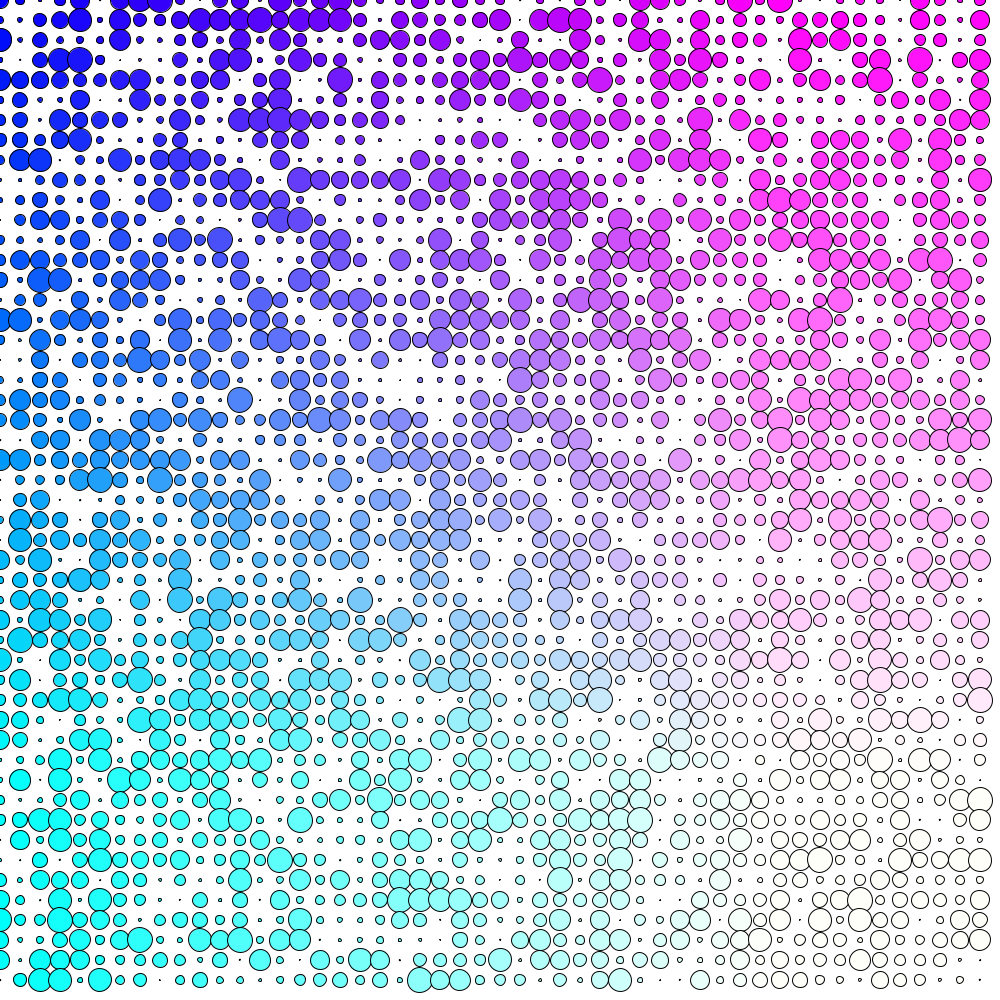
Frame 1 (no input)
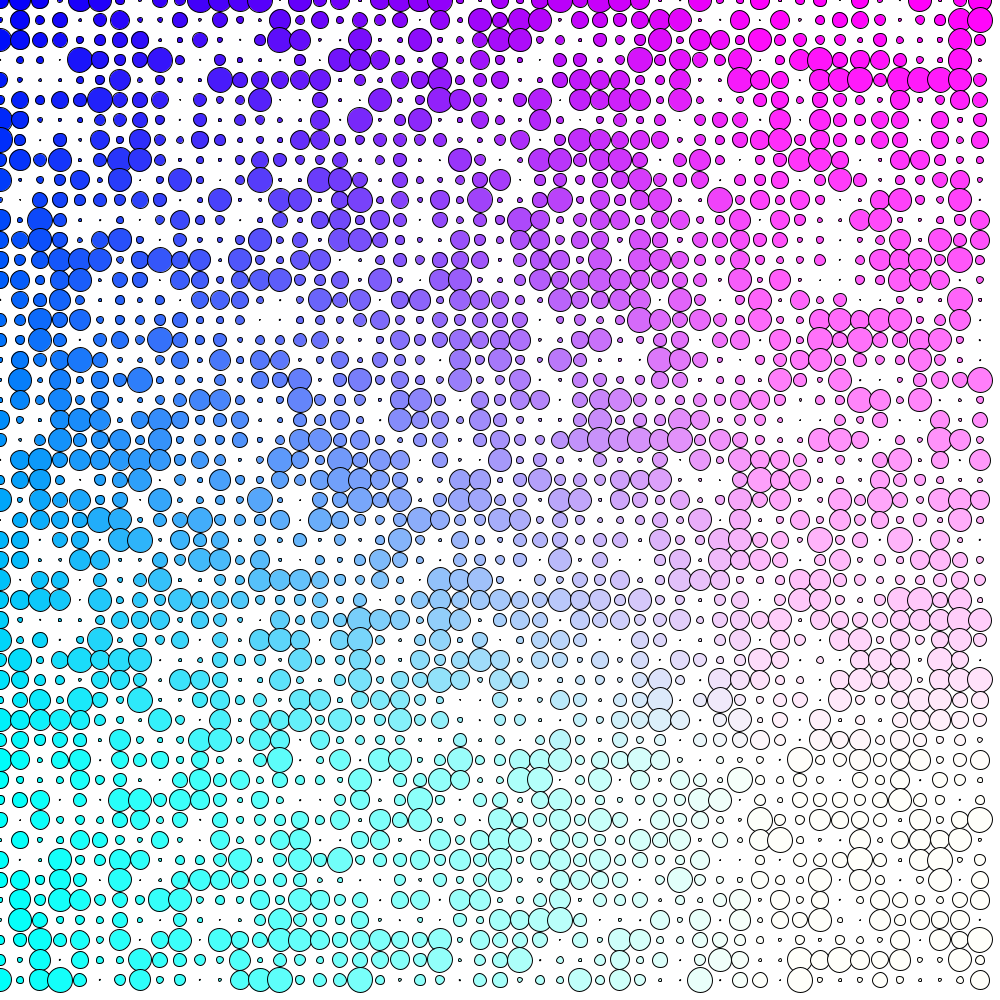
Frame 60 (the mouse pressed at the canvas centre just before this capture)
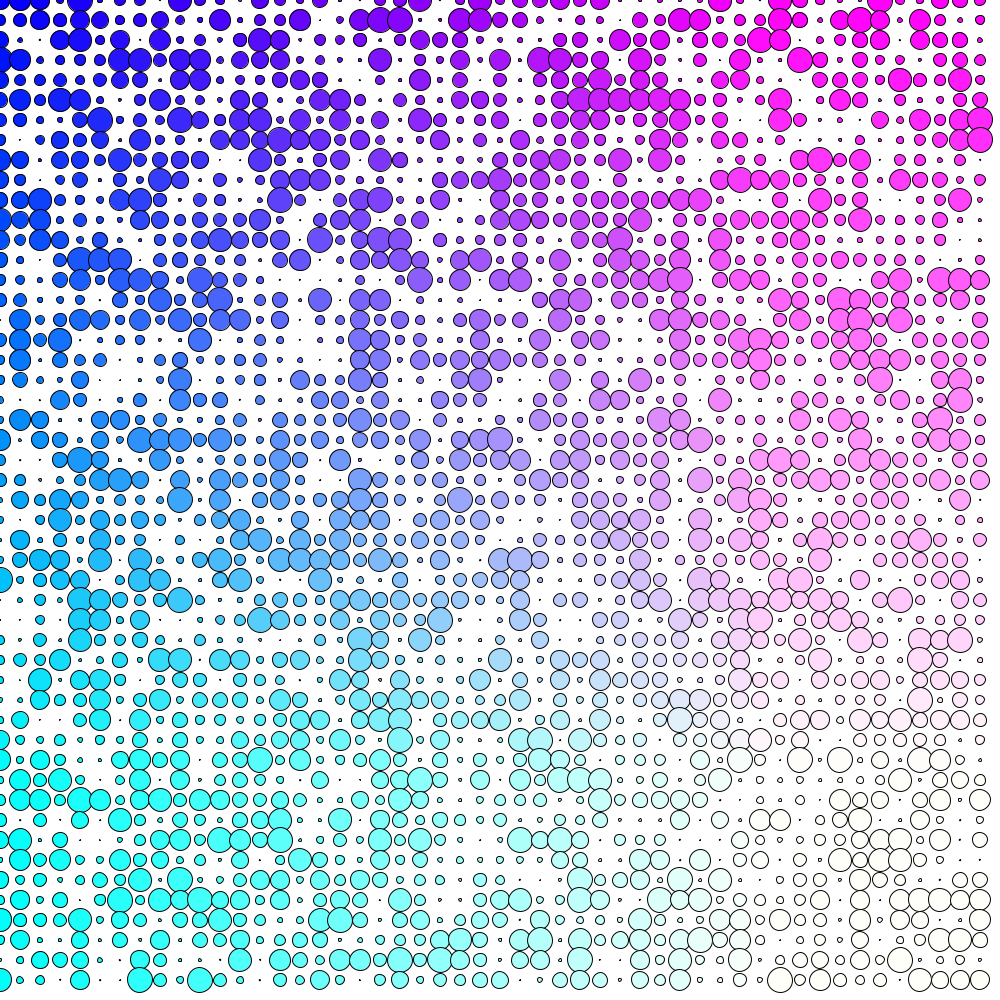
Frame 120 (the mouse held since frame 60 and released just before this capture)

The Processing sketch that drew these frames (run headless with seeded random() and noise(); from frame 60 on, the mouse is pressed at the canvas centre):

// Processing sketch: processing_136781
// ── processing_136781.pde

void setup() {
size(1000,1000);
}
void draw(){
background(255);
for(int a = 0; a < width; a=a+20){
  for(int b = 0; b < height; b=b+20){
  fill(a/3,b/3,250);
  float tamano =random(25);
    ellipse(a,b, tamano, tamano);
   
 }
}
}
